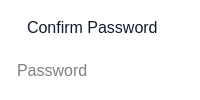
          <widget class="QFrame" name="horizontalFrame_7">
           <property name="sizePolicy">
            <sizepolicy hsizetype="Preferred" vsizetype="Fixed">
             <horstretch>0</horstretch>
             <verstretch>0</verstretch>
            </sizepolicy>
           </property>
           <property name="styleSheet">
            <string notr="true">padding:0;
background-color: rgb(255, 255, 255);
border-radius:10px;</string>
           </property>
           <layout class="QVBoxLayout" name="verticalLayout_12">
            <property name="spacing">
             <number>0</number>
            </property>
            <property name="leftMargin">
             <number>5</number>
            </property>
            <property name="topMargin">
             <number>5</number>
            </property>
            <property name="rightMargin">
             <number>5</number>
            </property>
            <property name="bottomMargin">
             <number>5</number>
            </property>
            <item>
             <widget class="QFrame" name="frame">
              <property name="sizePolicy">
               <sizepolicy hsizetype="Preferred" vsizetype="Fixed">
                <horstretch>0</horstretch>
                <verstretch>0</verstretch>
               </sizepolicy>
              </property>
              <layout class="QHBoxLayout" name="horizontalLayout_11">
               <item>
                <widget class="QLabel" name="label_15">
                 <property name="sizePolicy">
                  <sizepolicy hsizetype="Fixed" vsizetype="Fixed">
                   <horstretch>0</horstretch>
                   <verstretch>0</verstretch>
                  </sizepolicy>
                 </property>
                 <property name="text">
                  <string/>
                 </property>
                 <property name="pixmap">
                  <pixmap resource="resources.qrc">:/resources/icons/password.svg</pixmap>
                 </property>
                </widget>
               </item>
               <item>
                <widget class="QLabel" name="label_11">
                 <property name="sizePolicy">
                  <sizepolicy hsizetype="Preferred" vsizetype="Fixed">
                   <horstretch>0</horstretch>
                   <verstretch>0</verstretch>
                  </sizepolicy>
                 </property>
                 <property name="font">
                  <font>
                   <pointsize>12</pointsize>
                  </font>
                 </property>
                 <property name="styleSheet">
                  <string notr="true">color: rgb(14, 28, 44);</string>
                 </property>
                 <property name="text">
                  <string>Confirm Password</string>
                 </property>
                </widget>
               </item>
              </layout>
             </widget>
            </item>
            <item>
             <widget class="QLineEdit" name="confirmPassword_lineEdit">
              <property name="sizePolicy">
               <sizepolicy hsizetype="Preferred" vsizetype="Fixed">
                <horstretch>0</horstretch>
                <verstretch>0</verstretch>
               </sizepolicy>
              </property>
              <property name="font">
               <font>
                <pointsize>12</pointsize>
               </font>
              </property>
              <property name="styleSheet">
               <string notr="true">padding:10px;
border:none;</string>
              </property>
              <property name="echoMode">
               <enum>QLineEdit::EchoMode::Password</enum>
              </property>
              <property name="placeholderText">
               <string>Password</string>
              </property>
             </widget>
            </item>
           </layout>
          </widget>
